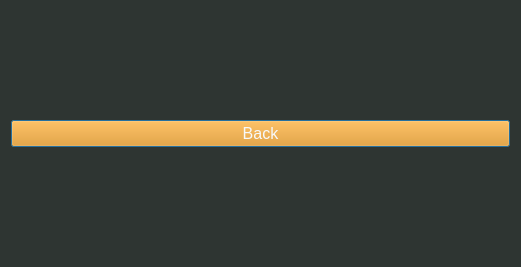
<?xml version="1.0" encoding="UTF-8"?>
<ui version="4.0">
 <class>Dialog</class>
 <widget class="QDialog" name="Dialog">
  <property name="geometry">
   <rect>
    <x>0</x>
    <y>0</y>
    <width>521</width>
    <height>267</height>
   </rect>
  </property>
  <property name="windowTitle">
   <string>Dialog</string>
  </property>
  <property name="styleSheet">
   <string notr="true">background-color: #2e3532</string>
  </property>
  <layout class="QVBoxLayout" name="verticalLayout">
   <item>
    <widget class="QPushButton" name="pushButton_2">
     <property name="sizePolicy">
      <sizepolicy hsizetype="MinimumExpanding" vsizetype="Fixed">
       <horstretch>0</horstretch>
       <verstretch>0</verstretch>
      </sizepolicy>
     </property>
     <property name="font">
      <font>
       <family>Segoe UI</family>
       <pointsize>12</pointsize>
      </font>
     </property>
     <property name="autoFillBackground">
      <bool>false</bool>
     </property>
     <property name="styleSheet">
      <string notr="true">background-color: #f18f01;
color: #f7f9f9;</string>
     </property>
     <property name="text">
      <string>Back</string>
     </property>
    </widget>
   </item>
  </layout>
 </widget>
 <resources/>
 <connections/>
</ui>
